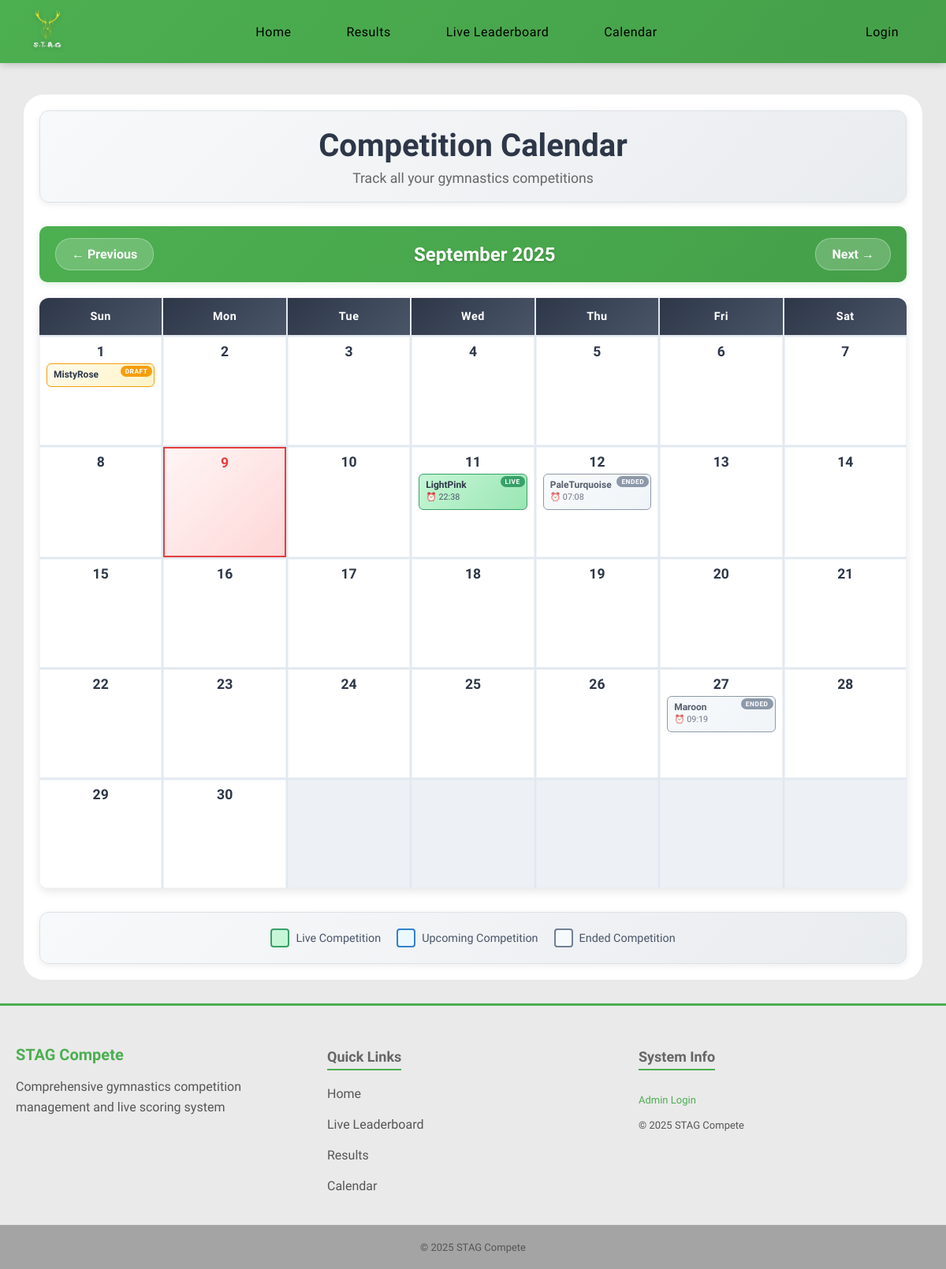
/calendar, run on an earlier commit of the app's database.
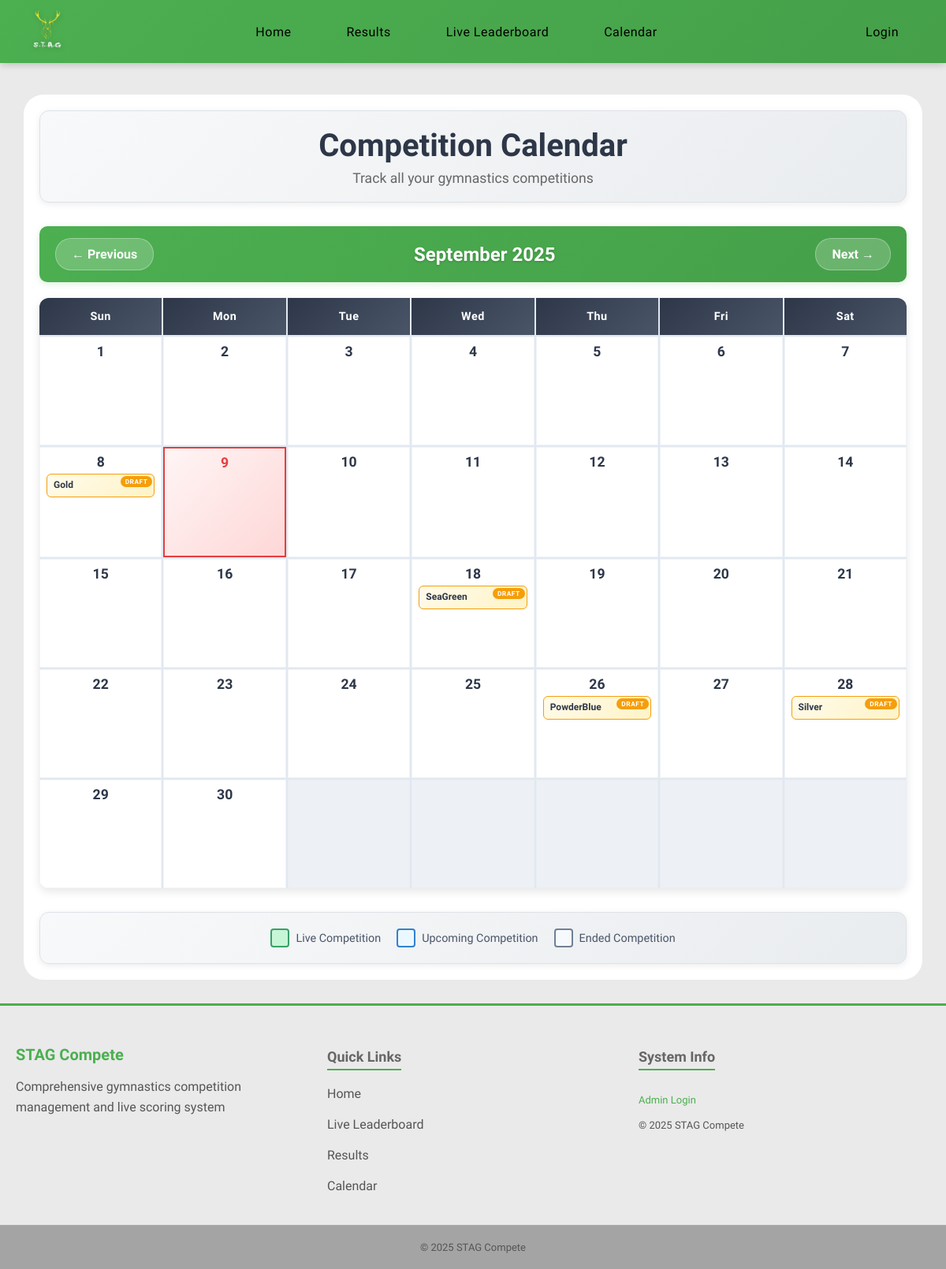
And on a later commit of the database.
### models.py (models this page shows)
class Competitions(db.Model):
    __tablename__ = 'competitions'
    id = db.Column(
        db.Integer, primary_key=True
    )
    season_id = db.Column(
        db.Integer, db.ForeignKey('seasons.id'), nullable=False
    )
    name = db.Column(
        db.String(50), nullable=False
    )
    address = db.Column(
        db.String(100), nullable=False
    )
    competition_date = db.Column(
        db.Date, nullable=True
    )
    status = db.Column(
        db.String(20), nullable=False, default='draft'
    )  # Options: 'draft', 'live', 'ended'
    started_at = db.Column(
        db.DateTime, nullable=True
    )
    ended_at = db.Column(
        db.DateTime, nullable=True
    )
    entries = db.relationship(
        'Entries', backref='competitions'
    )
    season = db.relationship(
        'Seasons', backref='competitions'
    )

### routes/calendar_routes.py (the view)
@main.route('/calendar')
def calendar_view():
    year = request.args.get('year', datetime.now().year, type=int)
    month = request.args.get('month', datetime.now().month, type=int)
    if month > 12:
        month = 1
        year += 1
    elif month < 1:
        month = 12
        year -= 1
    cal = calendar.monthcalendar(year, month)
    month_name = calendar.month_name[month]
    start_date = datetime(year, month, 1).date()
    if month == 12:
        end_date = datetime(year + 1, 1, 1).date() - timedelta(days=1)
    else:
        end_date = datetime(year, month + 1, 1).date() - timedelta(days=1)
    competitions = models.Competitions.query.filter(
        models.Competitions.competition_date.between(start_date, end_date)
    ).all()
    competitions_by_date = {}
    for comp in competitions:
        if comp.competition_date:
            day = comp.competition_date.day
            if day not in competitions_by_date:
                competitions_by_date[day] = []
            competitions_by_date[day].append(comp)
    prev_month = month - 1 if month > 1 else 12
    prev_year = year if month > 1 else year - 1
    next_month = month + 1 if month < 12 else 1
    next_year = year if month < 12 else year + 1
    return render_template(
        'calendar.html',
        calendar_data=cal,
        month_name=month_name,
        year=year,
        month=month,
        competitions_by_date=competitions_by_date,
        prev_month=prev_month,
        prev_year=prev_year,
        next_month=next_month,
        next_year=next_year,
        today=datetime.now()
    )

### routes/__init__.py (called while the page is built)
@main.context_processor  # Ensures this is run before any other routes
def inject_user():
    return dict(
        logged_in='user_id' in session,
        user_roles=session.get('roles', []),
        is_admin='admin' in session.get('roles', []),
        is_judge='judges' in session.get('roles', []),
        user_id=session.get('user_id')
    )

### templates/calendar.html (shortened to what this page needs)
{% extends 'layout.html' %}
{% block content %}
<div class="content">
    <div class="container">
        <div class="header">
            <h1>Competition Calendar</h1>
            <p>Track all your gymnastics competitions</p>
        </div>
        <div class="calendar-nav">
            <a href="{{ url_for('main.calendar_view', year=prev_year, month=prev_month) }}" class="nav-btn">
                ← Previous
            </a>
            <div class="current-month">{{ month_name }} {{ year }}</div>
            <a href="{{ url_for('main.calendar_view', year=next_year, month=next_month) }}" class="nav-btn">
                Next →
            </a>
        </div>
        <div class="calendar-grid">
            <div class="calendar-header">Sun</div>
            <div class="calendar-header">Mon</div>
            <div class="calendar-header">Tue</div>
            <div class="calendar-header">Wed</div>
            <div class="calendar-header">Thu</div>
            <div class="calendar-header">Fri</div>
            <div class="calendar-header">Sat</div>
            {% for week in calendar_data %}
            {% for day in week %}
            {% if day == 0 %}
            <div class="calendar-day other-month"></div>
            {% else %}
            {% set is_today = (day == today.day and month == today.month and year == today.year) %}
            <div class="calendar-day {% if is_today %}today{% endif %}">
                <div class="day-number">{{ day }}</div>
                {% if day in competitions_by_date %}
                {% for competition in competitions_by_date[day] %}
                <div class="competition {{ competition.status }}" data-competition-id="{{ competition.id }}">
                    <div class="competition-title">{{ competition.name }}</div>
                    {% if competition.started_at %}
                    <div class="competition-time">
                        ⏰ {{ competition.started_at.strftime('%H:%M') }}
                    </div>
                    {% endif %}
                    <span class="status-badge status-{{ competition.status }}">{{ competition.status }}</span>
                </div>
                {% endfor %}
                {% endif %}
            </div>
            {% endif %}
            {% endfor %}
            {% endfor %}
        </div>
        <div class="legend">
            <div class="legend-item">
                <div class="legend-color" style="background: #c6f6d5; border-color: #38a169;"></div>
                <span>Live Competition</span>
            </div>
            <div class="legend-item">
                <div class="legend-color" style="background: #ebf8ff; border-color: #3182ce;"></div>
                <span>Upcoming Competition</span>
            </div>
            <div class="legend-item">
                <div class="legend-color" style="background: #f7fafc; border-color: #718096;"></div>
                <span>Ended Competition</span>
            </div>
        </div>
    </div>
</div>
{% endblock %}

### templates/layout.html (shortened to what this page needs)
<!DOCTYPE html>
<html>
<head>
    <link rel="stylesheet" href="/static/style.css">
</head>
<body>
    <div>
        <nav>{% include 'nav.html' %}</nav>
        <main>{% block content %}{% endblock %}</main>
        <footer>{% include 'footer.html' %}</footer>
    </div>
    <link rel="stylesheet" href="https://cdn.jsdelivr.net/npm/choices.js/public/assets/styles/choices.min.css" />
</body>
</html>

### templates/nav.html (shortened to what this page needs)
<nav>
    <div class="nav-container">
        <div class="nav-left">
            <a href="{{ url_for('main.home') }}"><img src="/static/images/Logo.png" alt="Logo"></a>
        </div>
        <ul class="nav-center">
            <li><a href="{{ url_for('main.home') }}">Home</a></li>
            <li><a href="{{ url_for('main.results') }}">Results</a></li>
            <li><a href="{{ url_for('main.live') }}">Live Leaderboard</a></li>
            <li><a href="{{ url_for('main.calendar_view') }}">Calendar</a></li>
        </ul>
        <ul class="nav-right">
            {% if not logged_in %}
            <li><a href="{{ url_for('main.login') }}">Login</a></li>
            {% endif %}
        </ul>
    </div>
</nav>

### templates/footer.html (shortened to what this page needs)
<footer class="main-footer">
    <div class="footer-content">
        <div class="footer-section">
            <h3 class="footer-title">STAG Compete</h3>
            <p class="footer-description">Comprehensive gymnastics competition management and live scoring system</p>
        </div>
        <div class="footer-section">
            <h4>Quick Links</h4>
            <ul class="footer-links">
                <li><a href="{{ url_for('main.home') }}">Home</a></li>
                <li><a href="{{ url_for('main.live') }}">Live Leaderboard</a></li>
                <li><a href="{{ url_for('main.results') }}">Results</a></li>
                <li><a href="{{ url_for('main.calendar_view') }}">Calendar</a></li>
            </ul>
        </div>
        <div class="footer-section">
            <h4>System Info</h4>
            <p class="footer-info">
                {% if logged_in %}
                User ID: {{ user_id }}
                {% else %}
                <a href="{{ url_for('main.login') }}">Admin Login</a>
                {% endif %}
            </p>
            <p class="footer-info">© 2025 STAG Compete</p>
        </div>
    </div>
    <div class="footer-bottom">
        <p>&copy; 2025 STAG Compete</p>
    </div>
</footer>

### static/css/variables.css (style rules this page uses)
:root { --primary-green: #4CAF50; --primary-green-dark: #45a049; --primary-green-darker: #3d8b40; --background-light: #eaeaea; --background-white: #ffffff; --background-section: #f8f9fa; --background-section-alt: #e9ecef; --text-primary: #000000; --text-secondary: #333333; --text-muted: #555555; --text-light: #666666; --text-dark: #2c3e50; --border-light: #ddd; --border-lighter: #dee2e6; --border-lightest: #e0e0e0; --error-color: #dc3545; --error-background: rgba(220, 53, 69, 0.1); --success-color: #28a745; --warning-color: #f59e0b; --info-color: #007bff; --shadow-sm: 0 2px 8px rgba(0, 0, 0, 0.08); --shadow-md: 0 4px 15px rgba(0, 0, 0, 0.1); --shadow-lg: 0 10px 30px rgba(0, 0, 0, 0.3); --shadow-green: 0 4px 15px rgba(76, 175, 80, 0.3); --border-radius-sm: 6px; --border-radius-md: 12px; --border-radius-lg: 15px; --border-radius-xl: 25px; --spacing-xs: 5px; --spacing-sm: 10px; --spacing-md: 15px; --spacing-lg: 20px; --spacing-xl: 25px; --spacing-2xl: 30px; --transition-fast: all 0.3s ease; --transition-slow: all 0.5s ease; --font-size-xs: 12px; --font-size-sm: 13px; --font-size-base: 14px; --font-size-md: 16px; --font-size-lg: 18px; --font-size-xl: 20px; --font-size-2xl: 24px; --font-size-3xl: 32px; --nav-height: 80px; --container-max-width: 1400px; }

### static/css/base.css (style rules this page uses)
html, body { min-height: 100vh; margin: 0; padding: 0; background-color: var(--background-light); font-family: 'Lexend', sans-serif; padding-top: 60px; display: flex; flex-direction: column; }
body > div { display: flex; flex-direction: column; min-height: 100vh; }
main { flex: 1; margin-bottom: var(--spacing-2xl); }
nav { flex-shrink: 0; }
footer { flex-shrink: 0; }

### static/css/components.css (style rules this page uses)
.status-badge { padding: 4px 8px; border-radius: 4px; font-weight: bold; position: absolute; top: 2px; right: 2px; padding: 2px 6px; border-radius: 10px; font-size: 0.7em; font-weight: 700; text-transform: uppercase; letter-spacing: 0.5px; }
.status-draft { background-color: var(--warning-color); color: white; }

What changed in the data, as far as the page shows it:
no longer on this page (row edited): Competitions: name "MistyRose", status "DRAFT", shown under "1"
removed Competitions: name "LightPink", started_at "22:38", status "LIVE", shown under "11"
no longer on this page (row edited): Competitions: name "PaleTurquoise", started_at "07:08", status "ENDED", shown under "12"
no longer on this page (row edited): Competitions: name "Maroon", started_at "09:19", status "ENDED", shown under "27"
added Competitions: name "Gold", status "DRAFT", shown under "8"
now on this page (row edited): Competitions: name "SeaGreen", status "DRAFT", shown under "18"
now on this page (row edited): Competitions: name "PowderBlue", status "DRAFT", shown under "26"
now on this page (row edited): Competitions: name "Silver", status "DRAFT", shown under "28"
